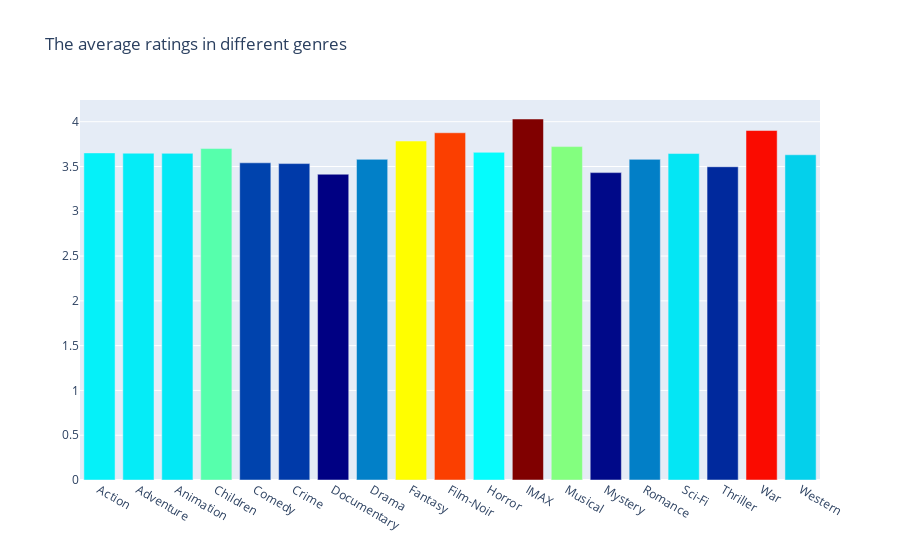

Notebook cell for this chart:
### Code cell
data = [go.Bar(
            x = column_means_df.index,
            y = column_means_df.iloc[:, 0].values,
            marker= dict(colorscale='Jet',
                         color = column_means_df.iloc[:, 0].values
                        ),
    )]

layout = go.Layout(
    title='The average ratings in different genres'
)

fig = go.Figure(data=data, layout=layout)

py.iplot(fig, filename='basic-bar')

### Figure 1 — Plotly figure (JSON) as saved in the notebook; plotly's stock layout.template omitted (floating-point values rounded to 4 significant figures)
{"data": [{"marker": {"color": [3.652, 3.648, 3.647, 3.7, 3.541, 3.533, 3.414, 3.58, 3.784, 3.877, 3.658, 4.03, 3.722, 3.432, 3.58, 3.645, 3.497, 3.902, 3.631], "colorscale": [[0.0, "rgb(0,0,131)"], [0.2, "rgb(0,60,170)"], [0.4, "rgb(5,255,255)"], [0.6, "rgb(255,255,0)"], [0.8, "rgb(250,0,0)"], [1.0, "rgb(128,0,0)"]]}, "x": ["Action", "Adventure", "Animation", "Children", "Comedy", "Crime", "Documentary", "Drama", "Fantasy", "Film-Noir", "Horror", "IMAX", "Musical", "Mystery", "Romance", "Sci-Fi", "Thriller", "War", "Western"], "y": [3.652, 3.648, 3.647, 3.7, 3.541, 3.533, 3.414, 3.58, 3.784, 3.877, 3.658, 4.03, 3.722, 3.432, 3.58, 3.645, 3.497, 3.902, 3.631], "type": "bar"}], "layout": {"title": {"text": "The average ratings in different genres"}}}
